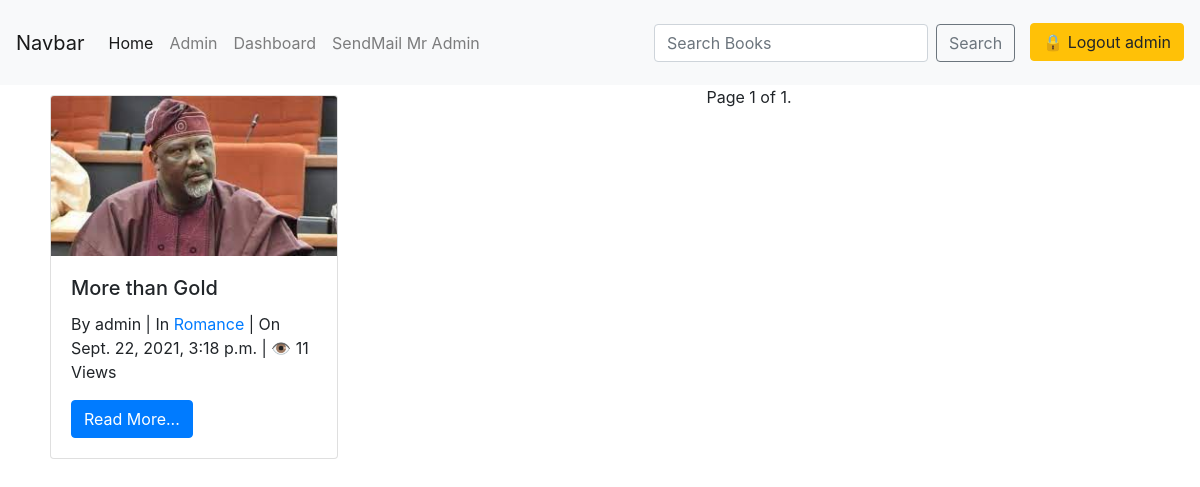
Screenshot of /book_app/books_genre/Romance/ (signed in) with the database file from the repository.
### book_app/models.py (models this page shows, shortened)
class Book(models.Model):
    title = models.CharField(max_length=100)
    slug = models.SlugField()
    author = models.ForeignKey(User, on_delete=models.CASCADE)
    context = models.TextField()
    release_year = models.DateTimeField(auto_now_add=True)
    count = models.PositiveIntegerField(default=0)
    genre = models.ForeignKey(Genre, on_delete=models.CASCADE)
    image = models.ImageField(upload_to='profile_pics')
    class Meta:
        ordering = ['-release_year']

class Genre(models.Model):
    name = models.CharField(max_length=100)
    def __str__(self):
        return self.name

### book_app/views.py (the view)
# urls.py: path('books_genre/<genre>/', views.BookGenre.as_view(), name='genre'),
class BookGenre(ListView):
    template_name = 'book_app/book_by_genre.html'
    paginate_by = 2
    def get_queryset(self):
        self.genre = get_object_or_404(Genre, name=self.kwargs['genre'])
        return Book.objects.filter(genre=self.genre, author=self.request.user)
    def get_context_data(self, **kwargs):
        context = super().get_context_data(**kwargs)
        context['genre'] = self.genre
        return context

### book_app/templates/book_app/book_by_genre.html (shortened to what this page needs)
<!DOCTYPE html>
{% extends 'book_app/base.html' %}
{% block body_block %}
    {% for book in book_list  %}
        <div class="card" style="width: 18rem; margin: 10px 5px 5px 5px; float: left;">
            <img src="{{book.image.url}}" class="card-img-top" alt="NO">
            <div class="card-body">
                <h5 class="card-title">{{ book.title }}</h5>
            <div class="info">
                By <span>{{ book.author }}</span> | In <span><a href="{% url 'genre' book.genre %}">{{ book.genre }}</a></span> | On <span>{{ book.release_year }}</span> | &#x1f441 <span>{{ book.count }} View{{ book.count | pluralize }}</span>
            </div>
            <a href="{% url 'book_details' book.slug %}" class="btn btn-primary">Read More...</a>
            </div>
        </div>
    {% endfor %}
    {% include 'book_app/pagination.html' %}
{% endblock %}

### book_app/templates/book_app/base.html (shortened to what this page needs)
<!DOCTYPE html>
<html lang="en">
<head>
    <link rel="stylesheet" href="https://cdn.jsdelivr.net/npm/bootstrap@4.6.0/dist/css/bootstrap.min.css">
</head>
<body>
    <nav class="navbar navbar-expand-lg navbar-light bg-light">
        <a class="navbar-brand" href="#">Navbar</a>
        <div class="collapse navbar-collapse" id="navbarSupportedContent">
            <ul class="navbar-nav mr-auto">
                <li class="nav-item active">
                    <a class="nav-link" href="{% url 'home' %}">Home <span class="sr-only">(current)</span></a>
                </li>
                <li class="nav-item">
                    <a class="nav-link" target="_blank" href="{% url 'admin:index' %}">Admin</a>
                </li>
                <li class="nav-item">
                    <a class="nav-link" href="{% url 'dashboard' %}">Dashboard</a>
                </li>
                <li class="nav-item">
                    <a class="nav-link" href="{% url 'send_email' %}">SendMail Mr {{request.user.username | title}}</a>
                </li>
            </ul>
            <form action="{% url 'search_results' %}" method="GET" class="form-inline my-2 my-lg-0">
                <input name="q" class="form-control mr-sm-2" type="search" placeholder="Search Books" aria-label="Search">
                <button class="btn btn-outline-secondary my-2 my-sm-0" type="submit">Search</button>
            </form>
                {% if request.user.is_authenticated %}
                    <p><a class='btn btn-warning' style="margin: 15px 0px 0px 15px;" href="{% url 'logout' %}">&#128274 Logout {{request.user.username}}</a></p>
                {% else %}
                    <p><a class='btn btn-primary' style="margin: 15px 0px 0px 15px;" href="{% url 'login' %}">&#128275 Login</a></p>
                    <p><a class="btn btn-secondary" style="margin: 15px 0px 0px ;" href="{% url 'register_user' %}">Register</a></p>
                {% endif %}
        </div>
    </nav>
    <div class="container">
        {% block body_block %}
        {% endblock %}
    </div>
</body>
</html>

### rows the page displays
Book: image (picture), title "More than Gold", author "admin", genre "Romance", release_year "Sept. 22, 2021, 3:18 p.m.", count "11", count|pluralize "s"

### other values shown
{{ request.user.username | title }} "Admin"
{{ request.user.username }} "admin"
{{ page_obj.number }} "1"
{{ page_obj.paginator.num_pages }} "1"
